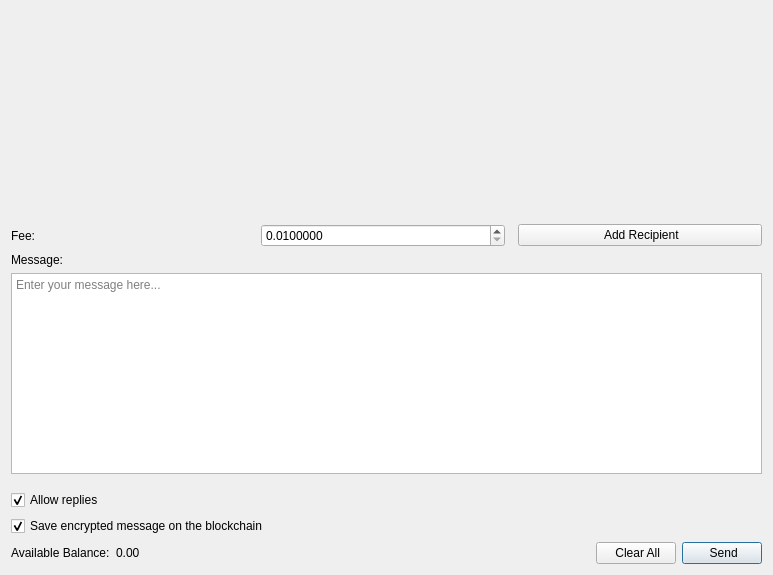
<?xml version="1.0" encoding="UTF-8"?>
<ui version="4.0">
 <class>SendMessageFrame</class>
 <widget class="QFrame" name="SendMessageFrame">
  <property name="geometry">
   <rect>
    <x>0</x>
    <y>0</y>
    <width>773</width>
    <height>575</height>
   </rect>
  </property>
  <property name="windowTitle">
   <string>Frame</string>
  </property>
  <property name="frameShape">
   <enum>QFrame::NoFrame</enum>
  </property>
  <property name="frameShadow">
   <enum>QFrame::Raised</enum>
  </property>
  <layout class="QVBoxLayout" name="verticalLayout">
   <item>
    <widget class="QScrollArea" name="m_messageAddressScrollArea">
     <property name="frameShape">
      <enum>QFrame::NoFrame</enum>
     </property>
     <property name="widgetResizable">
      <bool>true</bool>
     </property>
     <widget class="QWidget" name="scrollAreaWidgetContents">
      <layout class="QVBoxLayout" name="m_addressesLayout">
       <property name="spacing">
        <number>0</number>
       </property>
       <property name="leftMargin">
        <number>0</number>
       </property>
       <property name="topMargin">
        <number>0</number>
       </property>
       <property name="rightMargin">
        <number>0</number>
       </property>
       <property name="bottomMargin">
        <number>0</number>
       </property>
       <item>
        <spacer name="verticalSpacer_2">
         <property name="orientation">
          <enum>Qt::Vertical</enum>
         </property>
        </spacer>
       </item>
      </layout>
     </widget>
    </widget>
   </item>
   <item>
    <layout class="QHBoxLayout" name="gridLayout">
     <property name="topMargin">
      <number>5</number>
     </property>
     <item>
      <widget class="QLabel" name="label_4">
       <property name="text">
        <string>Fee:</string>
       </property>
      </widget>
     </item>
     <item>
      <widget class="QDoubleSpinBox" name="m_feeSpin">
     <property name="cursor">
      <cursorShape>PointingHandCursor</cursorShape>
     </property> 
       <property name="decimals">
        <number>7</number>
       </property>
       <property name="minimum">
        <double>0.0100000</double>
       </property>
       <property name="maximum">
        <double>9990.0000000</double>
       </property>
       <property name="singleStep">
        <double>0.0100000</double>
       </property>
       <property name="value">
        <double>0.0000000</double>
       </property>
      </widget>
     </item>
     <item>
      <spacer name="horizontalSpacer_4">
       <property name="orientation">
        <enum>Qt::Horizontal</enum>
       </property>
      </spacer>
     </item>
     <item>
      <widget class="QPushButton" name="m_addRecipientButton">
     <property name="cursor">
      <cursorShape>PointingHandCursor</cursorShape>
     </property>         
       <property name="toolTip">
        <string>Add Recipient</string>
       </property>
       <property name="text">
        <string> Add Recipient</string>
       </property>
       <property name="icon">
        <iconset resource="../../resources.qrc">
         <normaloff>:/icons/add</normaloff>:/icons/add</iconset>
       </property>
      </widget>
     </item>
    </layout>
   </item>
   <item>
    <widget class="QLabel" name="label_3">
     <property name="text">
      <string>Message:</string>
     </property>
    </widget>
   </item>
   <item>
    <widget class="QTextEdit" name="m_messageTextEdit">
     <property name="placeholderText">
      <string>Enter your message here...</string>
     </property>
    </widget>
   </item>
   <item>
    <spacer name="verticalSpacer">
     <property name="orientation">
      <enum>Qt::Vertical</enum>
     </property>
     <property name="sizeType">
      <enum>QSizePolicy::Fixed</enum>
     </property>
     <property name="sizeHint" stdset="0">
      <size>
       <width>20</width>
       <height>10</height>
      </size>
     </property>
    </spacer>
   </item>
   <item>
    <layout class="QHBoxLayout" name="horizontalLayout_3">
     <property name="topMargin">
      <number>0</number>
     </property>
     <item>
      <widget class="QCheckBox" name="m_addReplyToCheck">
     <property name="cursor">
      <cursorShape>PointingHandCursor</cursorShape>
     </property> 
       <property name="text">
        <string>Allow replies</string>
       </property>
       <property name="checked">
        <bool>true</bool>
       </property>       
      </widget>
     </item>
    </layout>
   </item>
   <item>
    <layout class="QHBoxLayout" name="horizontalLayout_2">
     <property name="rightMargin">
      <number>10</number>
     </property>
     <item>
      <widget class="QCheckBox" name="m_ttlCheck">
     <property name="cursor">
      <cursorShape>PointingHandCursor</cursorShape>
     </property> 
       <property name="toolTip">
        <string>Save encrypted message on the blockchain</string>
       </property>
       <property name="text">
        <string>Save encrypted message on the blockchain</string>
       </property>
       <property name="checked">
        <bool>true</bool>
       </property>       
      </widget>
     </item>
     <item>
      <spacer name="horizontalSpacer_3">
       <property name="orientation">
        <enum>Qt::Horizontal</enum>
       </property>
       <property name="sizeHint" stdset="0">
        <size>
         <width>40</width>
         <height>20</height>
        </size>
       </property>
      </spacer>
     </item>
    </layout>
   </item>
   <item>
    <layout class="QHBoxLayout" name="horizontalLayout">
     <item>
      <widget class="QLabel" name="label_4">
       <property name="text">
        <string>Available Balance:</string>
       </property>
      </widget>
     </item>
     <item>
      <widget class="QLabel" name="m_balanceLabel">
       <property name="text">
        <string notr="true">0.00 </string>
       </property>
      </widget>
     </item>
     <item>
      <widget class="QLabel" name="m_tickerLabel">
       <property name="text">
        <string notr="true"/>
       </property>
      </widget>
     </item>
     <item>
      <spacer name="horizontalSpacer_2">
       <property name="orientation">
        <enum>Qt::Horizontal</enum>
       </property>
       <property name="sizeHint" stdset="0">
        <size>
         <width>40</width>
         <height>20</height>
        </size>
       </property>
      </spacer>
     </item>
     <item>
      <widget class="QPushButton" name="m_clearAllButton">
     <property name="cursor">
      <cursorShape>PointingHandCursor</cursorShape>
     </property> 
       <property name="toolTip">
        <string>Clear All</string>
       </property>
       <property name="text">
        <string> Clear All</string>
       </property>
       <property name="icon">
        <iconset resource="../../resources.qrc">
         <normaloff>:/icons/remove</normaloff>:/icons/remove</iconset>
       </property>
      </widget>
     </item>
     <item>
      <widget class="QPushButton" name="m_sendButton">
     <property name="cursor">
      <cursorShape>PointingHandCursor</cursorShape>
     </property>         
       <property name="toolTip">
        <string>Send</string>
       </property>
       <property name="text">
        <string> Send</string>
       </property>
       <property name="icon">
        <iconset resource="../../resources.qrc">
         <normaloff>:/icons/send</normaloff>:/icons/send</iconset>
       </property>
       <property name="default">
        <bool>true</bool>
       </property>       
      </widget>
     </item>
    </layout>
   </item>
  </layout>
 </widget>
 <resources>
  <include location="../../resources.qrc"/>
 </resources>
 <connections>
  <connection>
   <sender>m_sendButton</sender>
   <signal>clicked()</signal>
   <receiver>SendMessageFrame</receiver>
   <slot>sendClicked()</slot>
   <hints>
    <hint type="sourcelabel">
     <x>58</x>
     <y>503</y>
    </hint>
    <hint type="destinationlabel">
     <x>386</x>
     <y>287</y>
    </hint>
   </hints>
  </connection>
  <connection>
   <sender>m_messageTextEdit</sender>
   <signal>textChanged()</signal>
   <receiver>SendMessageFrame</receiver>
   <slot>messageTextChanged()</slot>
   <hints>
    <hint type="sourcelabel">
     <x>386</x>
     <y>227</y>
    </hint>
    <hint type="destinationlabel">
     <x>386</x>
     <y>287</y>
    </hint>
   </hints>
  </connection>
  <connection>
   <sender>m_addRecipientButton</sender>
   <signal>clicked()</signal>
   <receiver>SendMessageFrame</receiver>
   <slot>addRecipientClicked()</slot>
   <hints>
    <hint type="sourcelabel">
     <x>179</x>
     <y>546</y>
    </hint>
    <hint type="destinationlabel">
     <x>386</x>
     <y>287</y>
    </hint>
   </hints>
  </connection>
  <connection>
   <sender>m_ttlCheck</sender>
   <signal>stateChanged(int)</signal>
   <receiver>SendMessageFrame</receiver>
   <slot>ttlCheckStateChanged(int)</slot>
   <hints>
    <hint type="sourcelabel">
     <x>89</x>
     <y>426</y>
    </hint>
    <hint type="destinationlabel">
     <x>386</x>
     <y>287</y>
    </hint>
   </hints>
  </connection>
  <connection>
   <sender>m_clearAllButton</sender>
   <signal>clicked()</signal>
   <receiver>SendMessageFrame</receiver>
   <slot>reset()</slot>
   <hints>
    <hint type="sourcelabel">
     <x>154</x>
     <y>561</y>
    </hint>
    <hint type="destinationlabel">
     <x>432</x>
     <y>294</y>
    </hint>
   </hints>
  </connection>
 </connections>
 <slots>
  <slot>addressBookClicked()</slot>
  <slot>pasteClicked()</slot>
  <slot>sendClicked()</slot>
  <slot>addressEdited(QString)</slot>
  <slot>messageTextChanged()</slot>
  <slot>addRecipientClicked()</slot>
  <slot>ttlCheckStateChanged(int)</slot>
  <slot>reset()</slot>
 </slots>
</ui>
